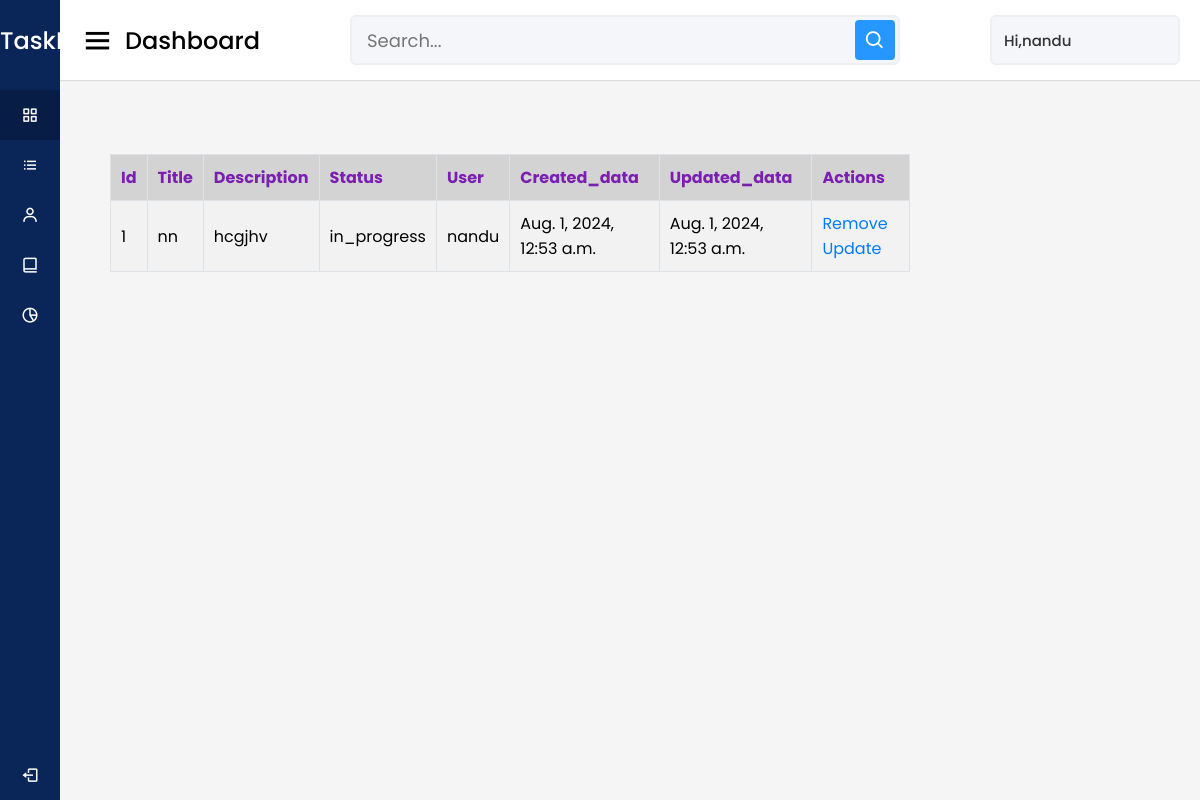
The page /view_personal_task (signed in) on the database as committed earlier.
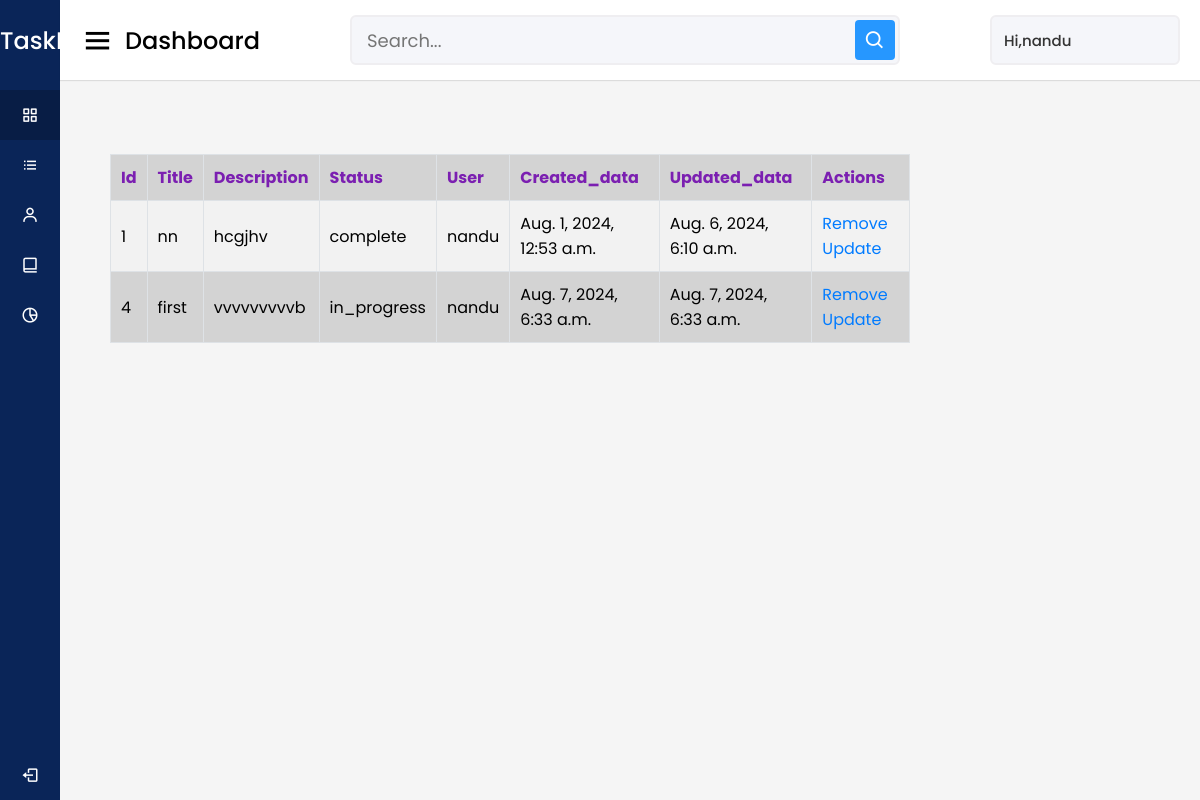
The same page on the database as committed later.
### user_app/models.py (models this page shows, shortened)
class User(models.Model):
    ACTIVE_CHOICES = (
        ('Active', 'Active'),
        ('Deactive', 'Deactive'),
        ('Block', 'Block'),
    )
    user_id=models.AutoField(primary_key=True)
    firstname = models.CharField(max_length=100)
    lastname = models.CharField(max_length=12)
    email = models.EmailField(max_length=100, unique=True)
    phone_number=models.CharField(max_length=10)
    password = models.CharField(max_length=100)
    otp = models.CharField(max_length=6, blank=True, null=True)
    otp_created_at = models.DateTimeField(blank=True, null=True)
    is_active = models.CharField(max_length=10,choices=ACTIVE_CHOICES,default='pending')

class Personal_task(models.Model):
    STATUS_CHOICES = [
        ('in_progress', 'In Progress'),
        ('complete', 'Complete')
    ]
    personal_task_id=models.AutoField(primary_key=True)
    title = models.CharField(max_length=255)
    description = models.TextField()
    status = models.CharField(max_length=20, choices=STATUS_CHOICES)
    user_id = models.ForeignKey(User, on_delete=models.CASCADE)
    created_at = models.DateTimeField(auto_now_add=True)
    updated_at = models.DateTimeField(auto_now=True)

### user_app/views.py (the view)
# urls.py: path('view_personal_task',views.personal_task_list),
def personal_task_list(request):
    user_id = request.session.get("user_id")
    if user_id:
        user = User.objects.get(user_id=user_id)
        tasks = Personal_task.objects.filter(user_id=User.objects.get(user_id=request.session['user_id']))
        return render(request, 'view_personal_task.html', {'tasks': tasks,'user':user})
    else:
        return redirect('/login')

### templates/view_personal_task.html (shortened to what this page needs)
<!DOCTYPE html>
<html lang="en" dir="ltr">
  <head>
    <link rel="stylesheet" href="https://cdnjs.cloudflare.com/ajax/libs/font-awesome/4.7.0/css/all.min.css">
    <link href="https://cdn.jsdelivr.net/npm/bootstrap@5.0.2/dist/css/bootstrap.min.css" rel="stylesheet"integrity="sha384-EVSTQN3/azprG1Anm3QDgpJLIm9Nao0Yz1ztcQTwFspd3yD65VohhpuuCOmLASjC">
        <link rel="stylesheet" type="text/css" href="css/font-awesome.min.css" />
        <link rel="stylesheet" href="https://cdnjs.cloudflare.com/ajax/libs/font-awesome/4.7.0/css/font-awesome.min.css">
     <link rel="stylesheet" href="https://use.fontawesome.com/releases/v5.7.2/css/all.css">
    <link rel="stylesheet" href="https://www.w3schools.com/icons/tryit.asp?icon=fas_fa-house-user&unicon=f965">
    {% load static %}
    <link rel="stylesheet" href="{% static 'css/style.css' %}" />
          <link rel="stylesheet" href="{% static 'css/style7.css' %}" />
    <link href="https://unpkg.com/boxicons@2.0.7/css/boxicons.min.css" rel="stylesheet" />
  </head>
  <body>
    <div class="sidebar">
      <div class="logo-details">
        <span class="logo_name">TaskManagement</span>
      </div>
      <ul class="nav-links">
        <li>
          <a href="/" class="active">
            <i class="bx bx-grid-alt"></i>
            <span class="links_name">Dashboard</span>
          </a>
        </li>
        <li>
          <a href="personal_task">
            <i class="bx bx-list-ul"></i>
            <span class="links_name">Tasks</span>
          </a>
        </li>
        <li>
          <a href="assigned_task">
            <i class="bx bx-user"></i>
            <span class="links_name">Assigned Task</span>
          </a>
        </li>
         <li>
          <a href="project">
            <i class="bx bx-book-alt"></i>
            <span class="links_name">Projects</span>
          </a>
        </li>
        <li>
          <a href="report">
            <i class="bx bx-pie-chart-alt-2"></i>
            <span class="links_name">Analytics</span>
          </a>
        </li>
        <li class="log_out">
          <a href="log_out">
            <i class="bx bx-log-out"></i>
            <span class="links_name">Log out</span>
          </a>
        </li>
      </ul>
    </div>
    <section class="home-section">
      <nav>
        <div class="sidebar-button">
          <i class="bx bx-menu sidebarBtn"></i>
          <span class="dashboard">Dashboard</span>
        </div>
        <div class="search-box">
          <input type="text" placeholder="Search..." />
          <i class="bx bx-search"></i>
        </div>
        <div class="profile-details">
    {% if user %}
        <a href="profile" style="text-decoration:none; color:black;"> <span class="admin_name">Hi,{{ user.firstname }}</span></a>
    {% endif %}
</div>
      </nav>
      <div class="home-content">
        <div class="overview-boxes">
            <div class="col-lg-9.5 my-lg-0 my-1">
                <div id="main-content" class="bg-white border" style="width:100%">
                    <form method="POST">
  <table align="center" bgcolor="lightgray" style="width:100%;">
  <tr>
     <td style="color:rgb(123, 31, 177);"><b>Id</b></td>
    <td style="color:rgb(123, 31, 177);"><b>Title</b></td>
    <td style="color:rgb(123, 31, 177);"><b>Description</b></td>
    <td style="color:rgb(123, 31, 177);"><b>Status</b></td>
    <td style="color:rgb(123, 31, 177);"><b>User</b></td>
      <td style="color:rgb(123, 31, 177);"><b>Created_data</b></td>
      <td style="color:rgb(123, 31, 177);"><b>Updated_data</b></td>
      <td style="color:rgb(123, 31, 177);"><b>Actions</b></td>
  </tr>
    {% for x in tasks %}
      <tr>
        <td>{{x.personal_task_id}}</td>
    <td>{{x.title}}</td>
    <td>{{x.description}}</td>
        <td>{{x.status}}</td>
          <td>{{x.user_id.firstname}}</td>
        <td >{{x.created_at}}</td>
          <td >{{x.updated_at}}</td>
        <td><a style="text-decoration:none;" href="remove/{{x.personal_task_id}}"> Remove</a>
                       <a style="text-decoration:none;" href="update_personal_task/{{x.personal_task_id}}">Update</a>
                        </div>
    {% endfor %}
                     </div>
            </div>
        </div>
    </section>
  </body>
</html>

### static/css/style.css (style rules this page uses)
* { margin: 0; padding: 0; box-sizing: border-box; font-family: 'Poppins', sans-serif; }
.sidebar { position: fixed; height: 100%; width: 240px; background: #0A2558; transition: all 0.5s ease; }
.sidebar .logo-details { height: 80px; display: flex; align-items: center; }
.sidebar .logo-details .logo_name { color: #fff; font-size: 24px; font-weight: 500; }
.sidebar .nav-links { margin-top: 10px; }
.sidebar .nav-links li { position: relative; list-style: none; height: 50px; }
.sidebar .nav-links li a { height: 100%; width: 100%; display: flex; align-items: center; text-decoration: none; transition: all 0.4s ease; }
.sidebar .nav-links li a.active { background: #081D45; }
.sidebar .nav-links li i { min-width: 60px; text-align: center; font-size: 18px; color: #fff; }
.sidebar .nav-links li a .links_name { color: #fff; font-size: 15px; font-weight: 400; white-space: nowrap; }
.sidebar .nav-links .log_out { position: absolute; bottom: 0; width: 100%; }
.home-section { position: relative; background: #f5f5f5; min-height: 100vh; width: calc(100% - 240px); left: 240px; transition: all 0.5s ease; }
.home-section nav { display: flex; justify-content: space-between; height: 80px; background: #fff; display: flex; align-items: center; position: fixed; width: calc(100% - 240px); left: 240px; z-index: 100; padding: 0 20px; box-shadow: 0 1px 1px rgba(0, 0, 0, 0.1); transition: all 0.5s ease; }
.home-section nav .sidebar-button { display: flex; align-items: center; font-size: 24px; font-weight: 500; }
nav .sidebar-button i { font-size: 35px; margin-right: 10px; }
.home-section nav .search-box { position: relative; height: 50px; max-width: 550px; width: 100%; margin: 0 20px; }
nav .search-box input { height: 100%; width: 100%; outline: none; background: #F5F6FA; border: 2px solid #EFEEF1; border-radius: 6px; font-size: 18px; padding: 0 15px; }
nav .search-box .bx-search { position: absolute; height: 40px; width: 40px; background: #2697FF; right: 5px; top: 50%; transform: translateY(-50%); border-radius: 4px; line-height: 40px; text-align: center; color: #fff; font-size: 22px; transition: all 0.4 ease; }
.home-section nav .profile-details { display: flex; align-items: center; background: #F5F6FA; border: 2px solid #EFEEF1; border-radius: 6px; height: 50px; min-width: 190px; padding: 0 15px 0 2px; }
nav .profile-details .admin_name { font-size: 15px; font-weight: 500; color: #333; margin: 0 10px; white-space: nowrap; }
.home-section .home-content { position: relative; padding-top: 104px; }
.home-content .overview-boxes { display: flex; align-items: center; justify-content: space-between; flex-wrap: wrap; padding: 0 20px; margin-bottom: 26px; }
@media (max-width: 1240px) { .sidebar { width: 60px; } }
@media (max-width: 1240px) { .home-section { width: calc(100% - 60px); left: 60px; } }
@media (max-width: 1240px) { .home-section nav { width: calc(100% - 60px); left: 60px; } }

### static/css/style7.css (style rules this page uses)
* { padding: 0; margin: 0; box-sizing: border-box; font-family: 'Poppins', sans-serif; }
nav { min-height: 70px; }
#main-content { padding: 30px; border-radius: 15px; }

### templates/view_personal_task.html (style rules this page uses)
table, th, td { border: 1px solid black; }
body { font-family: 'Arial', sans-serif; background-color: #f8f9fa; margin: 0; padding: 0; }
table { width: 80%; max-width: 800px; border-collapse: collapse; margin-top: 20px; justify-content: center; align-items: center; }
th, td { border: 1px solid #dee2e6; padding: 10px; text-align: left; }
tr:nth-child(even) { background-color: #f2f2f2; }
a { color: #007bff; text-decoration: none; }
form { display: flex; align-items: center; }
input[type="text"] { padding: 8px; border: 1px solid #ccc; border-radius: 4px; margin-right: 8px; width: 200px; }

Rows that differ between the two databases and show on the page:
changed Personal_task "nn": status "in_progress" → "complete"; updated_at "Aug. 1, 2024, 12:53 a.m." → "Aug. 6, 2024, 6:10 a.m."
added Personal_task: personal_task_id "4", title "first", description "vvvvvvvvvb", status "in_progress", user_id.firstname "nandu", created_at "Aug. 7, 2024, 6:33 a.m.", updated_at "Aug. 7, 2024, 6:33 a.m."
